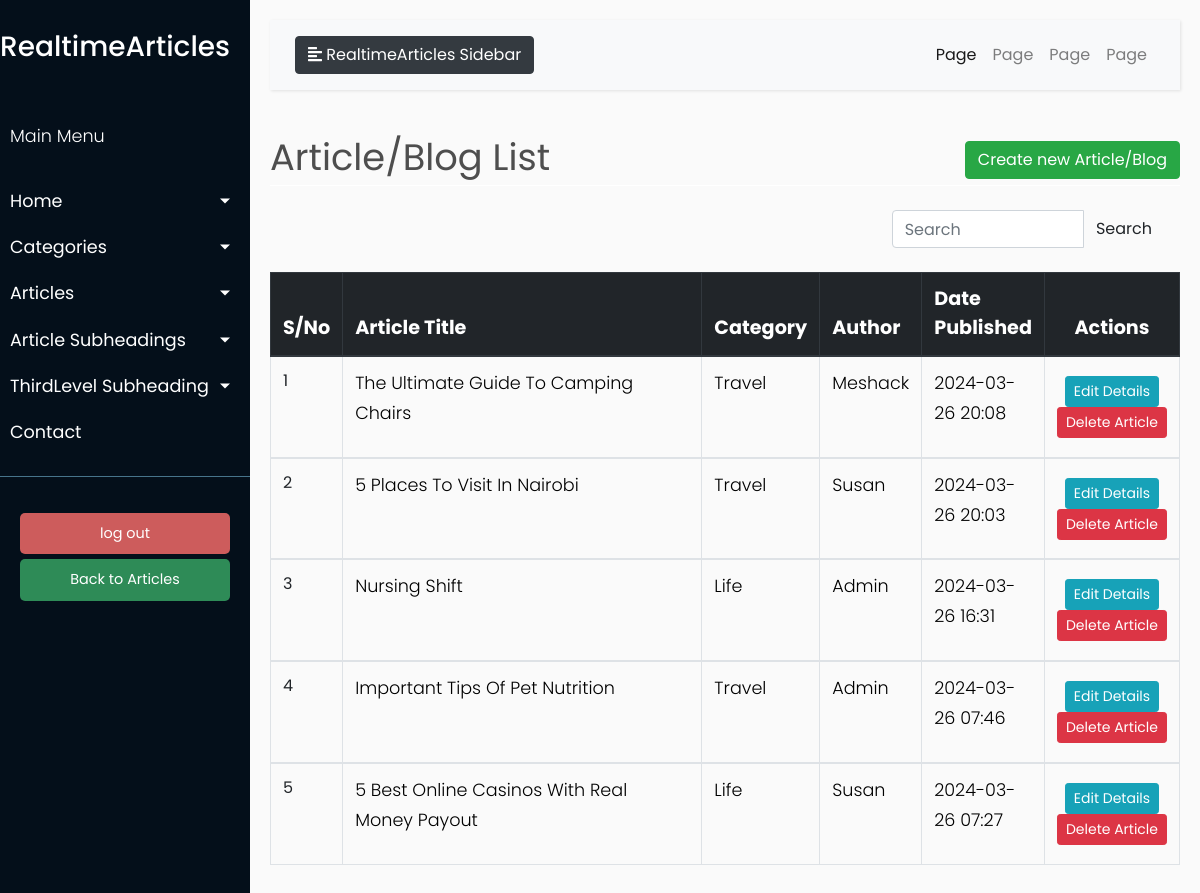
/article_list (signed in), run on an earlier commit of the app's database.
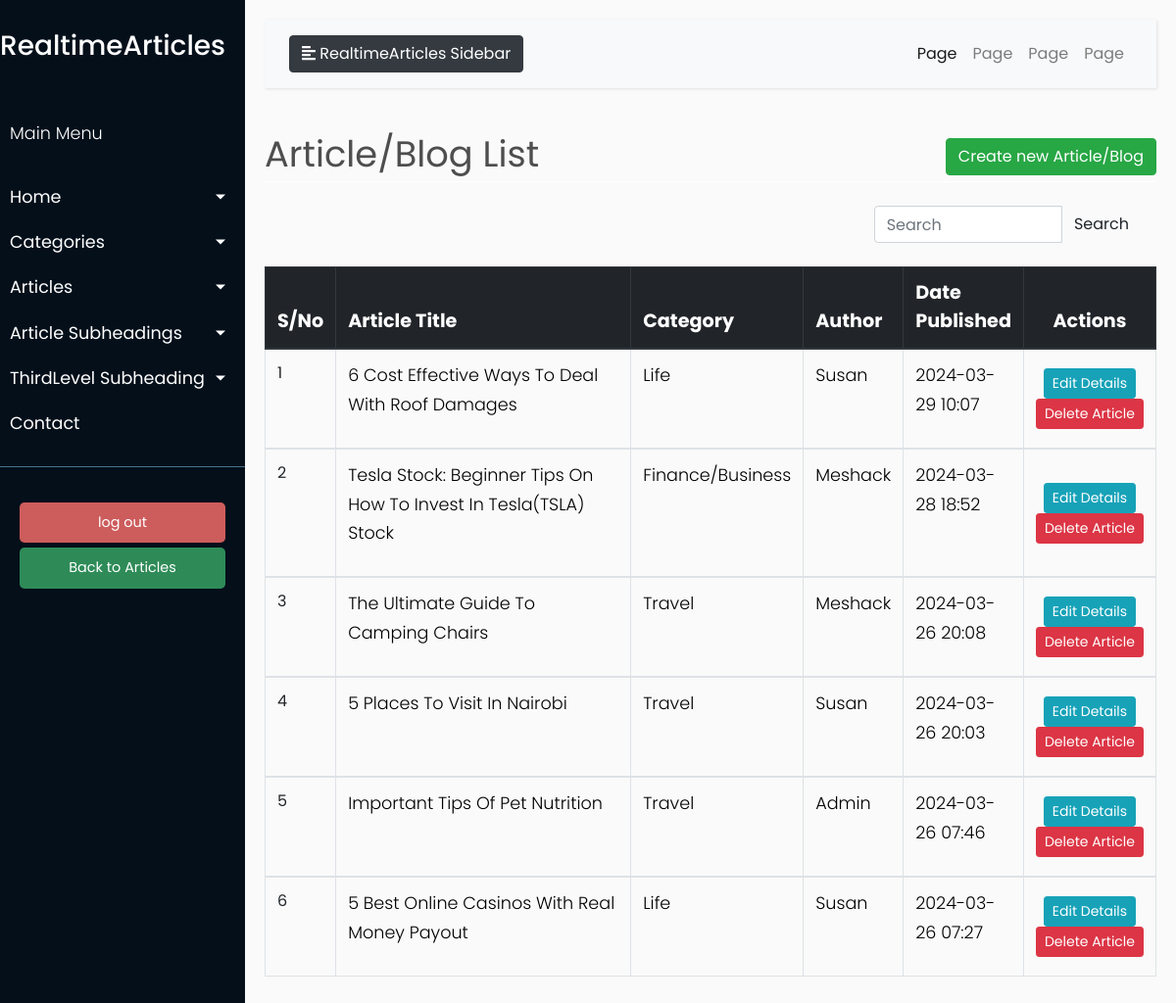
And on a later commit of the database.
### models/models.py (models this page shows, shortened)
class Article(db.Model):
    __tablename__ = 'article'
    id = db.Column(db.Integer, primary_key=True)
    main_title = db.Column(db.String(100), nullable=False)
    main_content = db.Column(db.Text, nullable=True)
    date_published = db.Column(db.DateTime, default=datetime.utcnow)
    author_id = db.Column(db.Integer, db.ForeignKey('user.id'), nullable=False)
    category_id = db.Column(db.Integer, db.ForeignKey('category.id'), nullable=False)
    main_image = db.Column(db.String(100), nullable=True)  # Path to main image
    subheadings = db.relationship('Subheading', backref='article', lazy=True)
    category = db.relationship('Category', backref='articles')

### blueprints/article.py (the view)
@article.route('/article_list')
@login_required
def article_list():
    title = 'Article/Blog List'
    articles = Article.query.order_by(Article.date_published.desc()).all()
    for article in articles:
        category = Category.query.get(article.category_id)
        author = User.query.get(article.author_id)
        article.category_name = category.name if category else 'N/A'
        article.author_name = author.username if author else 'N/A'
    return render_template('admin/articles/article_list.html', title=title,
                           articles=articles)

### app.py (called while the page is built)
@login.user_loader
def load_user(user_id):
    return User.query.get(int(user_id))

### templates/admin/articles/article_list.html (shortened to what this page needs)
{% extends "admin/base.html" %}
{% block content %}
    <div class="row" style="color: #4e4e4e; font-style: bold; font-size: 2.3rem; ">
        <div class="col-md-8">{{ title }}</div>
        <div class="col-md-4">
            <div class="float-md-right">
                <a class="btn btn-success" href="{{ url_for('article.create_article') }}">Create new Article/Blog</a>
            </div>
        </div>
    </div>
    <div style="border-bottom: 1px solid white;"></div>
    <br>
    <table class="table table-css table-bordered table-hover">
        <div class="container">
            <div class="row justify-content-end">
                <div class="col-md-4">
                    <form method="get" class="search-form">
                        <div class="input-group">
                            <input type="text" class="form-control" placeholder="Search" aria-label="Search"
                                   aria-describedby="button-addon2">
                            <div class="input-group-append">
                                <button class="btn btn-pink" type="submit" id="button-addon2">Search</button>
                            </div>
                        </div>
                    </form>
                </div>
            </div>
        </div>
        <br>
        <thead class="thead-dark align-middle">
        <tr style="background-color: #343a40; font-size: 1.2rem; color: white; text-transform: capitalize; height: 40px">
            <th width="5%">S/No</th>
            <th width="40%">Article Title</th>
            <th width="10%">Category</th>
            <th width="10%">Author</th>
            <th width="10%">Date Published</th>
            <th style="text-align: center">Actions</th>
        </tr>
        </thead>
        {% if articles %}
            {% for article in articles %}
                <tbody>
                <tr>
                    <td>{{ loop.index }}</td>
                    <td>
                        <p style="text-transform: capitalize; color:black">{{ article.main_title }} </p>
                    </td>
                    <td>
                        <p style="text-transform: capitalize; color:black">{{ article.category_name }} </p>
                    </td>
                    <td>
                        <p style="text-transform: capitalize; color:black">{{ article.author_name }} </p>
                    </td>
                    <td>
                        <p style="text-transform: capitalize; color:black">{{ article.date_published.strftime('%Y-%m-%d %H:%M') }}</p>
                    </td>
                    <td class="align-middle  text-center">
                        <div class="d-inline-block align-middle">
                            <a href="{{ url_for('article.update_article', article_id = article.id) }}" class="btn btn-info btn-sm">Edit
                                Details</a>
                            <a href="{{ url_for('article.delete_article', article_id = article.id) }}" class="btn btn-danger btn-sm"> Delete
                                Article </a>
                        </div>
                    </td>
                </tr>
                </tbody>
            {% endfor %}
        {% endif %}
    </table>
{% endblock content %}

### templates/admin/base.html (shortened to what this page needs)
<!DOCTYPE html>
<html lang="en">
<head>
    <link href="https://stackpath.bootstrapcdn.com/bootstrap/4.3.1/css/bootstrap.min.css" rel="stylesheet">
    <link href="https://cdn.jsdelivr.net/npm/summernote@0.8.18/dist/summernote-bs4.min.css" rel="stylesheet">
</head>
<link rel="stylesheet" href="https://stackpath.bootstrapcdn.com/bootstrap/4.1.0/css/bootstrap.min.css"
>
<link rel="stylesheet" href="/static/css/admin_css/style.css">
</head>
<body>
<div class="wrapper">
    <nav id="sidebar">
        <div class="sidebar-header">
            <a href="{{ url_for('home.index') }}"><h3> RealtimeArticles </h3></a>
        </div>
        <ul class="list-unstyled components">
            <p>Main Menu</p>
            <li>
                <a href="#homeSubmenu" data-toggle="collapse" aria-expanded="false" class="dropdown-toggle">Home</a>
            </li>
            <li>
                <a href="#CategorySubmenu" data-toggle="collapse" aria-expanded="false" class="dropdown-toggle">Categories</a>
            </li>
            <li>
                <a href="#ArticleSubmenu" data-toggle="collapse" aria-expanded="false"
                   class="dropdown-toggle">Articles</a>
            </li>
            <li>
                <a href="#SubheadingSubmenu" data-toggle="collapse" aria-expanded="false" class="dropdown-toggle">Article
                    Subheadings</a>
            </li>
            <li>
                <a href="#ThirdlevelSubmenu" data-toggle="collapse" aria-expanded="false" class="dropdown-toggle">ThirdLevel
                    Subheading</a>
            </li>
            <li>
                <a href="#">Contact</a>
            </li>
        </ul>
        <ul class="list-unstyled CTAs">
            <li>
                <a href="{{ url_for('user.logout') }}" class="download">log out</a>
            </li>
            <li>
                <a href="{{ url_for('home.index') }}" class="article">Back to Articles</a>
            </li>
        </ul>
    </nav>
    <div id="content">
        <nav class="navbar navbar-expand-lg navbar-light bg-light">
            <div class="container-fluid">
                <button type="button" id="sidebarCollapse" class="btn btn-dark">
                    <i class="fas fa-align-left"></i>
                    <span>RealtimeArticles Sidebar</span>
                </button>
                <div class="collapse navbar-collapse" id="navbarSupportedContent">
                    <ul class="nav navbar-nav ml-auto">
                        <li class="nav-item active">
                            <a class="nav-link" href="#">Page</a>
                        </li>
                        <li class="nav-item">
                            <a class="nav-link" href="#">Page</a>
                        </li>
                        <li class="nav-item">
                            <a class="nav-link" href="#">Page</a>
                        </li>
                        <li class="nav-item">
                            <a class="nav-link" href="#">Page</a>
                        </li>
                    </ul>
                </div>
            </div>
        </nav>
        {% block content %}
        {% endblock content %}
    </div>
</div>
</body>
</html>

### static/css/admin_css/style.css (style rules this page uses)
body { font-family: 'Poppins', sans-serif; background: #fafafa; }
p { font-family: 'Poppins', sans-serif; font-size: 1.1em; font-weight: 300; line-height: 1.7em; color: #999; }
a, a:hover, a:focus { color: inherit; text-decoration: none; transition: all 0.3s; }
.navbar { padding: 15px 10px; background: #fff; border: none; border-radius: 0; margin-bottom: 40px; box-shadow: 1px 1px 3px rgba(0, 0, 0, 0.1); }
.wrapper { display: flex; width: 100%; align-items: stretch; }
#sidebar { min-width: 250px; max-width: 250px; background: #040f1a; color: #fff; transition: all 0.3s; }
#sidebar .sidebar-header { padding-top: 30px; padding-bottom: 20px; background: #040f1a; }
#sidebar ul.components { padding: 20px 0; border-bottom: 1px solid #47748b; }
#sidebar ul p { color: #fff; padding: 10px; }
#sidebar ul li a { padding: 10px; font-size: 1.1em; display: block; }
a[data-toggle="collapse"] { position: relative; }
.dropdown-toggle::after { display: block; position: absolute; top: 50%; right: 20px; transform: translateY(-50%); }
ul.CTAs { padding: 20px; }
ul.CTAs a { text-align: center; font-size: 0.9em !important; display: block; border-radius: 5px; margin-bottom: 5px; }
a.download { background: indianred; color: #FFFFFF; }
a.article { background: seagreen; color: white; }
#content { width: 100%; padding: 20px; min-height: 100vh; transition: all 0.3s; }

What changed in the data, as far as the page shows it:
removed Article: main_title "Nursing Shift", category_name "Life", author_name "Admin", date_published "2024-03-26 16:31"
added Article: main_title "6 Cost Effective Ways To Deal With Roof Damages", category_name "Life", author_name "Susan", date_published "2024-03-29 10:07"
added Article: main_title "Tesla Stock: Beginner Tips On How To Invest In Tesla(TSLA) Stock", category_name "Finance/Business", author_name "Meshack", date_published "2024-03-28 18:52"
